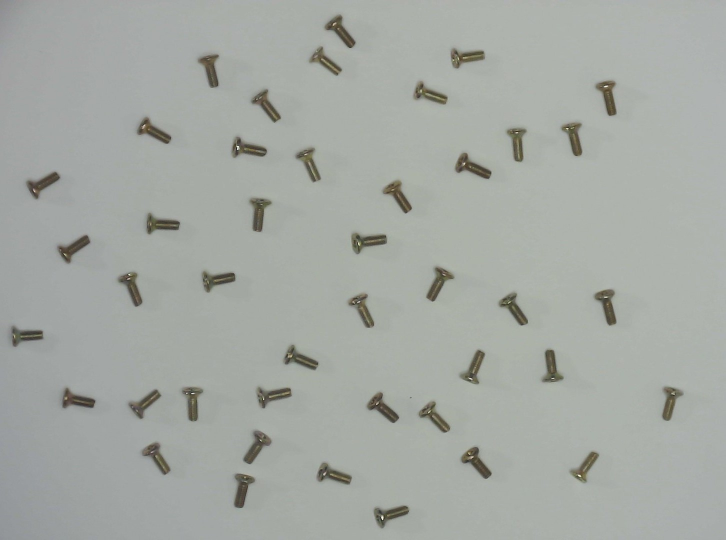
#> input picture data/Screws_2024_07_15/img1.jpg, 1451 x 1080 px, found by its file name (shown at 1/2 size); its folder holds only this picture in this run
$ jupyter execute non_ai_screw_counter.ipynb
#> lines starting #> are read from the running program, lines starting #| are printed output that depends on the picture; after the words box and inside, x2 and y2 are one past the last pixel; in counts of white or black regions, pixels touching at a corner belong together
# Non-AI Screw Counter — Screws_2024_07_15

**Dataset:** 6 images of golden flat-head screws on a white background

**Approach:** Pure OpenCV — no machine learning involved

**Pipeline:**
1. Convert to grayscale
2. Gaussian blur to smooth out minor noise
3. Otsu thresholding (inverted) — screws become white foreground, background becomes black
4. Morphological close → fills small holes inside screw shapes
5. Morphological open → removes tiny speckle noise
6. `findContours` to detect object boundaries
7. Filter contours by area (400–15000 px²) to discard background artifacts and merged blobs
8. Count remaining contours = count of screws

**Why this works:** Screws are dark objects on a uniform white background, so Otsu thresholding cleanly separates them. The area filter handles edge cases where two touching screws might partially merge.

[cell 1]
import cv2
import numpy as np
import matplotlib.pyplot as plt
import os
from pathlib import Path

DATA_DIR = Path(r'C:\Users\ACER\Downloads\Screws_2024_07_15-20261104T141212Z-1-001\Screws_2024_07_15')

image_files = sorted([f for f in DATA_DIR.glob('*.jpg') if 'nosy' not in f.name])
print('Images found:', [f.name for f in image_files])

[cell 2]
def count_screws(image_path, min_area=400, max_area=15000, debug=False):
    """
    Count screws using contour detection.
    Returns: (count, overlay_image, contours)
    """
#> called with min_area = 400, max_area = 15000, debug = True
    img = cv2.imread(str(image_path))
#> img is the input picture: shape (1080, 1451, 3); mean B, G, R 163.1, 168.4, 164.1
    img_rgb = cv2.cvtColor(img, cv2.COLOR_BGR2RGB)
    gray = cv2.cvtColor(img, cv2.COLOR_BGR2GRAY)

    # Gaussian blur to reduce noise
    blurred = cv2.GaussianBlur(gray, (5, 5), 0)

    # Otsu thresholding - inverts so screws = white foreground
    _, thresh = cv2.threshold(blurred, 0, 255, cv2.THRESH_BINARY_INV + cv2.THRESH_OTSU)
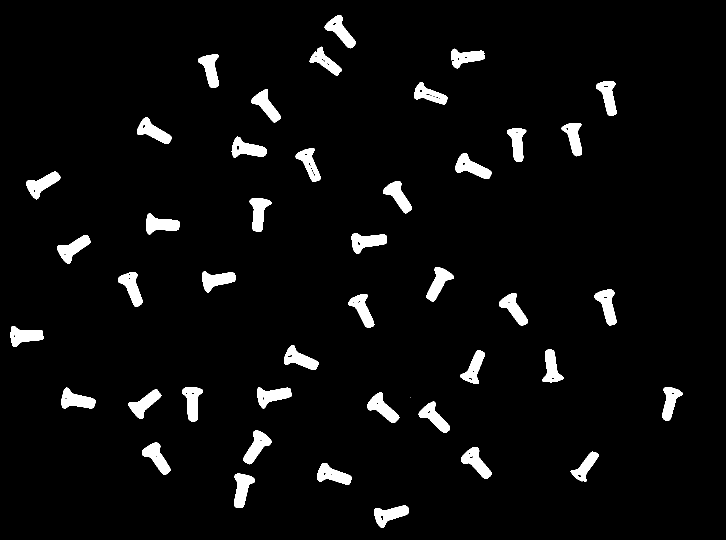
#> thresh: shape (1080, 1451) (shown at 1/2 size); 4.4% white; 44 white regions (1 under 20 px), largest, box (x1, y1, x2, y2) and area: (910, 306, 983, 358) 1771, (486, 861, 543, 929) 1742, (703, 466, 774, 508) 1729

    # Morphological close: fills holes in screws
    kernel = cv2.getStructuringElement(cv2.MORPH_ELLIPSE, (5, 5))
    cleaned = cv2.morphologyEx(thresh, cv2.MORPH_CLOSE, kernel, iterations=2)
#> cleaned: shape (1080, 1451); 4.5% white; 44 white regions (1 under 20 px), largest, box (x1, y1, x2, y2) and area: (910, 306, 983, 358) 1796, (703, 466, 774, 508) 1754, (486, 861, 543, 929) 1754
    # Morphological open: removes tiny noise
    cleaned = cv2.morphologyEx(cleaned, cv2.MORPH_OPEN, kernel, iterations=1)
#> cleaned: shape (1080, 1451); 4.5% white; 43 white regions

    # Find contours
    contours, _ = cv2.findContours(cleaned, cv2.RETR_EXTERNAL, cv2.CHAIN_APPROX_SIMPLE)
#> contours = 43 contours; largest, box (x1, y1, x2, y2) and area: (911, 306, 983, 358) 1700, (486, 861, 543, 929) 1670, (703, 466, 774, 508) 1658, (922, 894, 983, 958) 1646, (734, 785, 798, 846) 1638

    # Filter by area
    valid_contours = [c for c in contours if min_area < cv2.contourArea(c) < max_area]
#> valid_contours has the same summary as contours

    # Build colored overlay
    overlay = img_rgb.copy()
    mask_layer = np.zeros_like(img_rgb)
    np.random.seed(42)
    for i, cnt in enumerate(valid_contours):
        color = tuple(np.random.randint(50, 255, 3).tolist())
        cv2.drawContours(mask_layer, [cnt], -1, color, thickness=cv2.FILLED)
        # Draw bounding box
        x, y, w, h = cv2.boundingRect(cnt)
        cv2.rectangle(overlay, (x, y), (x+w, y+h), (255, 0, 0), 2)
        # Label each screw
        cx = x + w // 2
        cy = y + h // 2
        cv2.putText(overlay, str(i+1), (cx-8, cy+5),
                    cv2.FONT_HERSHEY_SIMPLEX, 0.5, (255, 0, 0), 1)
#> this loop made 43 passes
#> (color, x, y, w, h, cx, cy) on passes 1 to 12: ((152, 229, 142), 748, 1011, 70, 45, 783, 1033), ((64, 156, 121), 468, 947, 42, 69, 489, 981), ((238, 70, 152), 634, 926, 70, 43, 669, 947), ((171, 124, 252), 1142, 903, 56, 61, 1170, 933), ((137, 166, 149), 922, 894, 61, 64, 952, 926), ((153, 201, 180), 284, 885, 57, 65, 312, 917), ((199, 102, 51), 486, 861, 57, 68, 514, 895), ((137, 207, 87), 837, 803, 63, 62, 868, 834), ((179, 241, 237), 734, 785, 64, 61, 766, 815), ((70, 210, 253), 257, 779, 65, 59, 289, 808), ((107, 71, 138), 123, 775, 69, 42, 157, 796), ((98, 108, 219), 1324, 774, 41, 68, 1344, 808)
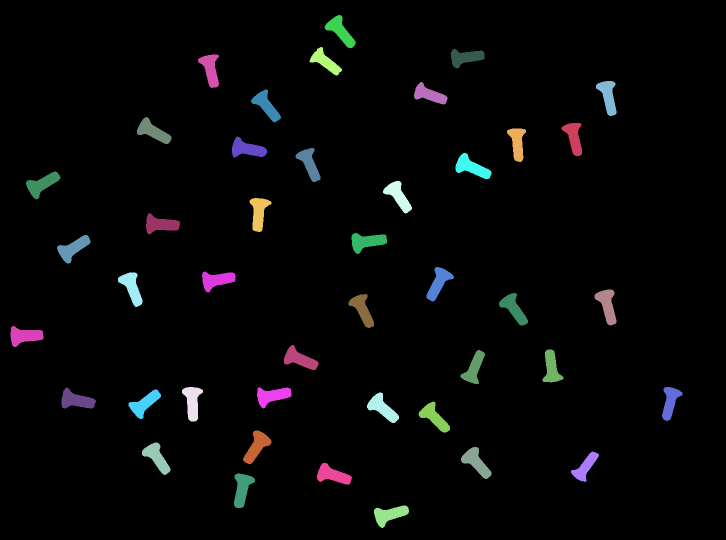
#> mask_layer: shape (1080, 1451, 3) (shown at 1/2 size); mean R, G, B 6.4, 6.6, 7
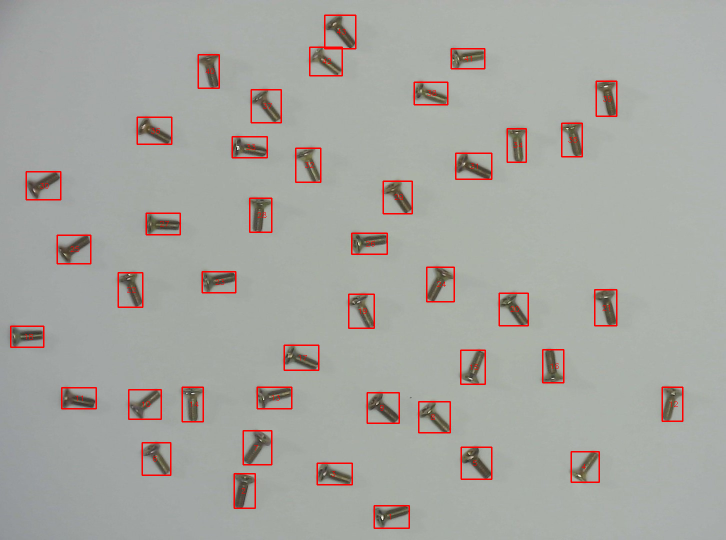
#> overlay: shape (1080, 1451, 3) (shown at 1/2 size); mean R, G, B 166.1, 165.2, 160.1

    # Blend mask onto image
    overlay = cv2.addWeighted(overlay, 0.7, mask_layer, 0.3, 0)
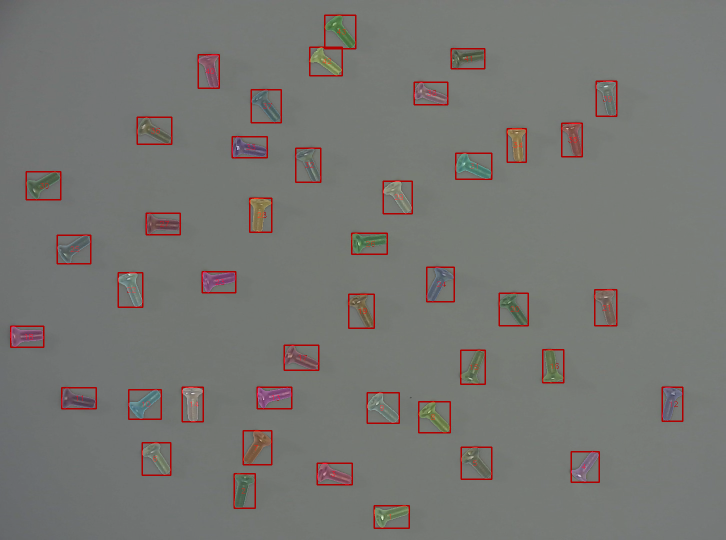
#> overlay: shape (1080, 1451, 3) (shown at 1/2 size); mean R, G, B 118.2, 117.6, 114.2

    # Count label on image
    cv2.putText(overlay, f'Count: {len(valid_contours)}', (20, 50),
                cv2.FONT_HERSHEY_SIMPLEX, 1.5, (220, 20, 20), 3)
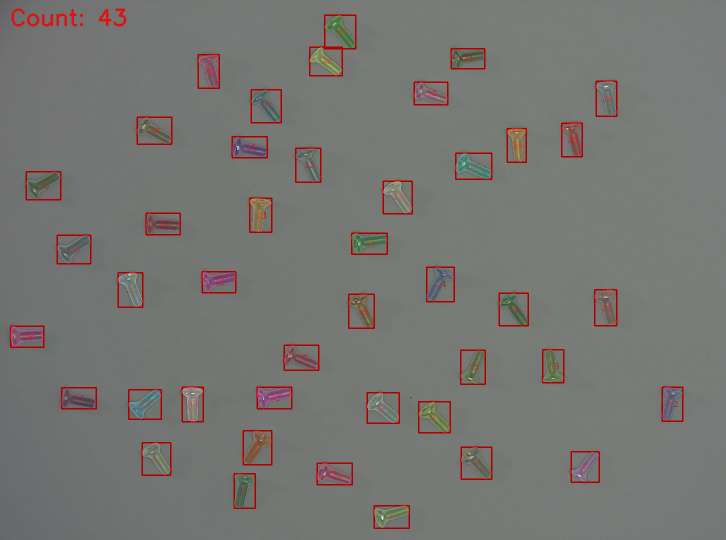
#> overlay: shape (1080, 1451, 3) (shown at 1/2 size); 0.15% of pixels changed, all inside (x1, y1, x2, y2) = (23, 17, 253, 53)

    if debug:
        return len(valid_contours), overlay, valid_contours, thresh, cleaned
    return len(valid_contours), overlay, valid_contours

[cell 3]
# --- Debug pipeline visualization for img1 ---
img_path = DATA_DIR / 'img1.jpg'
count, overlay, contours, thresh, cleaned = count_screws(img_path, debug=True)
#> count = 43

img_rgb = cv2.cvtColor(cv2.imread(str(img_path)), cv2.COLOR_BGR2RGB)

fig, axes = plt.subplots(1, 4, figsize=(22, 6))
axes[0].imshow(img_rgb);            axes[0].set_title('Original', fontsize=13)
axes[1].imshow(thresh, cmap='gray'); axes[1].set_title('Otsu Threshold', fontsize=13)
axes[2].imshow(cleaned, cmap='gray');axes[2].set_title('After Morphology', fontsize=13)
axes[3].imshow(overlay);            axes[3].set_title(f'Result: {count} screws', fontsize=13)
for ax in axes: ax.axis('off')
plt.suptitle('Non-AI Pipeline — img1.jpg', fontsize=15, fontweight='bold')
plt.tight_layout()
plt.savefig('pipeline_debug_img1.png', dpi=120, bbox_inches='tight')
plt.show()
print(f'img1.jpg → Detected: {count} screws')
#| img1.jpg → Detected: 43 screws

[cell 4]
# --- Run all images, show results side by side ---
results = {}

n = len(image_files)
cols = 3
rows = (n + cols - 1) // cols
fig, axes = plt.subplots(rows, cols, figsize=(20, rows * 7))
axes = axes.flatten()

for i, img_path in enumerate(image_files):
    count, overlay, _ = count_screws(img_path)
#> the loop in count_screws (call 2), `for i, cnt in enumerate(valid_contours):` made 43 passes
    results[img_path.name] = count
    axes[i].imshow(overlay)
    axes[i].set_title(f'{img_path.name}\nDetected: {count}', fontsize=12, fontweight='bold')
    axes[i].axis('off')

# Hide unused axes
for j in range(i+1, len(axes)):
    axes[j].axis('off')

plt.suptitle('Non-AI Screw Counter — All Images', fontsize=16, fontweight='bold', y=1.01)
plt.tight_layout()
plt.savefig('all_results_non_ai.png', dpi=120, bbox_inches='tight')
plt.show()

print('\nSummary:')
for name, cnt in results.items():
    print(f'  {name}: {cnt} screws')
#> this loop made 1 pass
#> (name, cnt) on pass 1: ('img1.jpg', 43)
#|   img1.jpg: 43 screws

[cell 5]
# --- Accuracy check ---
# Ground truth taken from the labeled reference images (img1_43_nosy.jpg → GT=43, etc.)
# All 6 images share similar GT counts because they're the same scene from slightly different angles

GROUND_TRUTH = {
    'img1.jpg': 43,
    'img2.jpg': 43,
    'img3.jpg': 45,
    'img4.jpg': 45,
    'img5.jpg': 45,
    'img6.jpg': 45,
}

print(f'{"Image":<15} {"GT":>5} {"Pred":>5} {"Accuracy":>10}')
print('-' * 40)

accs = []
for fname, gt in GROUND_TRUTH.items():
    pred = results.get(fname)
    if pred is not None:
        acc = (1 - abs(pred - gt) / gt) * 100
        accs.append(acc)
        flag = '' if acc >= 95 else '  <-- below 95%'
        print(f'{fname:<15} {gt:>5} {pred:>5} {acc:>9.1f}%{flag}')
#> this loop made 6 passes
#> (pred, acc, flag) on pass 1: (43, 100, '')
#| img1.jpg           43    43     100.0%
#> after the loop, accs = [100]

print('-' * 40)
print(f'{"Average:":<15} {sum(accs)/len(accs):>21.1f}%')
#| Average:                        100.0%
print(f'Images >= 95%: {sum(1 for a in accs if a >= 95)} / {len(accs)}')
#| Images >= 95%: 1 / 1

[cell 6]
# --- Area distribution plot: helps tune min_area / max_area ---
img_path = DATA_DIR / 'img1.jpg'
img = cv2.imread(str(img_path))
gray = cv2.cvtColor(img, cv2.COLOR_BGR2GRAY)
blurred = cv2.GaussianBlur(gray, (5, 5), 0)
_, thresh = cv2.threshold(blurred, 0, 255, cv2.THRESH_BINARY_INV + cv2.THRESH_OTSU)
kernel = cv2.getStructuringElement(cv2.MORPH_ELLIPSE, (5, 5))
#> kernel = [[0, 0, 1, 0, 0], [1, 1, 1, 1, 1], [1, 1, 1, 1, 1], [1, 1, 1, 1, 1], [0, 0, 1, 0, 0]]
cleaned = cv2.morphologyEx(thresh, cv2.MORPH_CLOSE, kernel, iterations=2)
cleaned = cv2.morphologyEx(cleaned, cv2.MORPH_OPEN, kernel, iterations=1)
contours, _ = cv2.findContours(cleaned, cv2.RETR_EXTERNAL, cv2.CHAIN_APPROX_SIMPLE)
areas = sorted([cv2.contourArea(c) for c in contours])
#> areas = 43 values from 1289 to 1700.5

plt.figure(figsize=(10, 4))
plt.bar(range(len(areas)), areas, color='steelblue', edgecolor='navy', alpha=0.8)
plt.axhline(400, color='red', linestyle='--', label='min_area=400')
plt.axhline(15000, color='green', linestyle='--', label='max_area=15000')
plt.xlabel('Contour index (sorted by area)')
plt.ylabel('Area (pixels)')
plt.title('Contour Area Distribution — img1.jpg')
plt.legend()
plt.tight_layout()
plt.savefig('area_distribution.png', dpi=100, bbox_inches='tight')
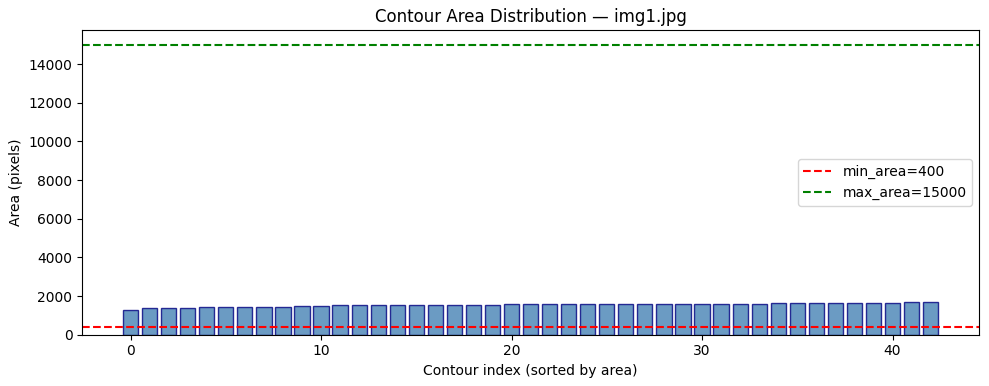
#> figure drawn by matplotlib, 1 panel; tallest bar 1700.5 high, from x = 41.6 to 42.4
plt.show()
print(f'Total contours: {len(areas)} | Valid (400-15000): {sum(1 for a in areas if 400 < a < 15000)}')
#| Total contours: 43 | Valid (400-15000): 43

$ run again, on AI_based_sol/img1.jpg
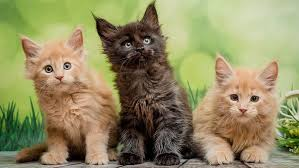
#> input picture AI_based_sol/img1.jpg, 299 x 168 px, found by its file name
#> in count_screws, img is the input picture: shape (168, 299, 3); mean B, G, R 99, 140.8, 146.7
#> thresh: shape (168, 299); 35.5% white; 43 white regions (26 under 20 px), largest, box (x1, y1, x2, y2) and area: (94, 2, 210, 168) 10751, (0, 73, 89, 166) 4191, (211, 114, 269, 168) 1452
#> in count_screws, `contours, _ = cv2.findContours(cleaned, cv2.RETR_EXTERNAL, cv2.CHAIN_A..`: contours = 10 contours, 1 with area under 20; largest, box (x1, y1, x2, y2) and area: (95, 3, 269, 168) 12721, (0, 73, 88, 168) 4666, (275, 121, 299, 161) 595, (0, 0, 19, 20) 260, (23, 46, 33, 58) 51
#> valid_contours = 3 contours; box (x1, y1, x2, y2) and area: (95, 3, 269, 168) 12721, (0, 73, 88, 168) 4666, (275, 121, 299, 161) 595
#> the loop in count_screws, `for i, cnt in enumerate(valid_contours):` made 3 passes
#> (color, x, y, w, h, cx, cy) on passes 1 to 3: ((152, 229, 142), 275, 121, 24, 40, 287, 141), ((64, 156, 121), 0, 73, 88, 95, 44, 120), ((238, 70, 152), 95, 3, 174, 165, 182, 85)
#> in count_screws, `cv2.putText(overlay, f'Count: {len(valid_contours)}', (20, 50), cv2.FO..`:
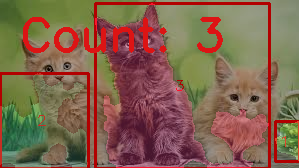
#> overlay: shape (168, 299, 3); mean R, G, B 130.6, 99.5, 77.8
#> `count, overlay, contours, thresh, cleaned = count_screws(img_path, deb..`: count = 3; contours has the same summary as valid_contours in count_screws
#| img1.jpg → Detected: 3 screws
#> kernel = [[0, 0, 1, 0, 0], [1, 1, 1, 1, 1], [1, 1, 1, 1, 1], [1, 1, 1, 1, 1], [0, 0, 1, 0, 0]]
#> areas = [10, 28.5, 34.5, 43, 46, 51, 259.5, 595, 4666.5, 12721]
#> `plt.savefig('area_distribution.png', dpi=100, bbox_inches='tight')`:
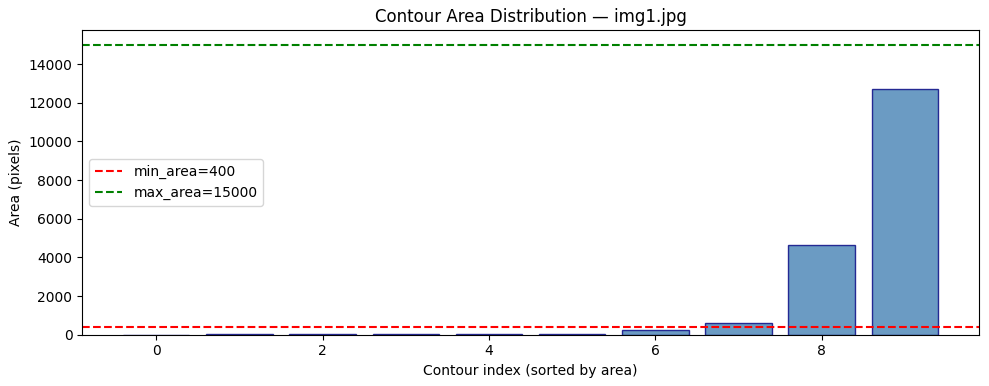
#> figure drawn by matplotlib, 1 panel; tallest bar 12721 high, from x = 8.6 to 9.4
#| Total contours: 10 | Valid (400-15000): 3
